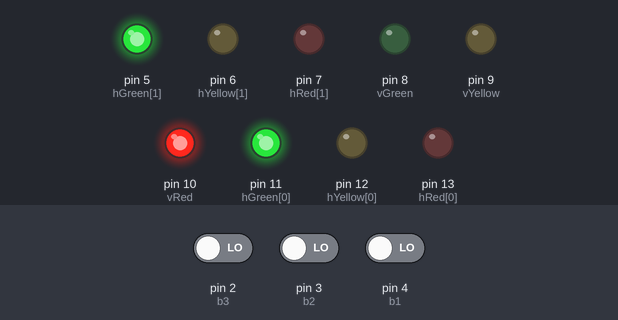
Bench run of a sketch on a simulated Arduino Uno, built with avr-gcc and run on an emulated ATmega328P. On the bench: output pins drawn as LEDs (lit = HIGH). The inputs (shaded band) are chosen by the test bench; at power-on: pin 2 (b3) LOW, pin 3 (b2) LOW, pin 4 (b1) LOW. What the sketch prints to the serial monitor is not drawn.

Above: at 10.8 s.
10.9 s: pin 2 (b3) driven HIGH
At 16.9 s:
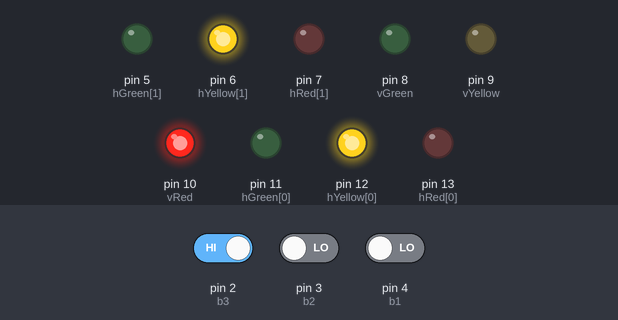
At 20.5 s:
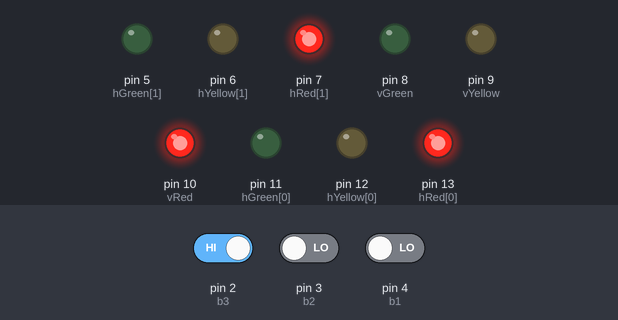
Timing chart, 0 to 22.0 s (numbered marks = the images above; inputs shaded):
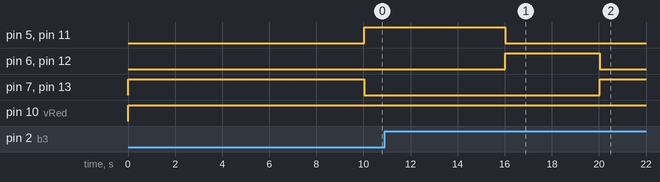

The sketch:

Semaforo.ino
```cpp
const int hRed[] = { 13, 7 };
const int hYellow[] = { 12, 6 };
const int hGreen[] = { 11, 5 };

const int vRed = 10;
const int vYellow = 9;
const int vGreen = 8;

int hRedState = LOW;
int hGreenState;
int vRedState;
int vGreenState;

const int b1 = 4;
const int b2 = 3;
const int b3 = 2;

int valB1, valB2, valB3;

unsigned long previousHominho = 0;
int intervalHominho = 10000;

bool hominho = false;
bool stopAll = false;

int yellowState = LOW;

bool horizontal = false;

unsigned long previous = 0;

const long interval = 4000;
const long intervalYellow = 6000;
int i;

void setup() {
  Serial.begin(9600);
  for(i = 5; i <= 13; i++) {
    pinMode(i, OUTPUT);
  }

  for(i = 2; i <= 4; i++) {
    pinMode(i, INPUT);
  }
}

void loop() {
  unsigned long currentMillis = millis();

  Serial.println("Lendo");
  if (currentMillis - previousHominho <= intervalHominho) {
    digitalWrite(hRed[0], HIGH);
    digitalWrite(hRed[1], HIGH);
    digitalWrite(vRed, HIGH);
    digitalWrite(hGreen[0], LOW);
    digitalWrite(hGreen[1], LOW);
    digitalWrite(vGreen, LOW);
    digitalWrite(vGreen, LOW);
    digitalWrite(hYellow[0], LOW);
    digitalWrite(hYellow[1], LOW);
    digitalWrite(vYellow, LOW);

    return;
  }

  valB1 = digitalRead(b1);
  valB2 = digitalRead(b2);
  valB3 = digitalRead(b3);

  hominho = (hominho || valB1 == HIGH || valB2 == HIGH || valB3 == HIGH);
  Serial.println((hominho) ? "Ligado" : "Desligado");

  if (currentMillis - previous >= intervalYellow) {
    if(currentMillis - previous >= interval + intervalYellow) {
      if(horizontal && hominho) {
        previousHominho = millis();
        hominho = false;
        return;
      }

      horizontal = !horizontal;
      yellowState = LOW;
      previous = currentMillis;
    } else {
      yellowState = HIGH;
    }
  }

  if(horizontal) {
    hRedState = LOW;
    hGreenState = (yellowState == HIGH) ? LOW : HIGH;
    vRedState = HIGH;
    vGreenState = LOW;

    digitalWrite(hYellow[0], yellowState);
    digitalWrite(hYellow[1], yellowState);
    digitalWrite(vYellow, LOW);
  } else {
    vRedState = LOW;
    vGreenState = (yellowState == HIGH) ? LOW : HIGH;
    hRedState = HIGH;
    hGreenState = LOW;

    digitalWrite(vYellow, yellowState);
    digitalWrite(hYellow[0], LOW);
    digitalWrite(hYellow[1], LOW);
  }

  digitalWrite(hRed[0], hRedState);
  digitalWrite(hRed[1], hRedState);

  digitalWrite(hGreen[0], hGreenState);
  digitalWrite(hGreen[1], hGreenState);

  digitalWrite(vRed, vRedState);

  digitalWrite(vGreen, vGreenState);
}
```

Measured:
- after the input at 10.9 s, pin 8 (vGreen): stays LOW (without the input it goes to HIGH after 9.1 s); pin 10 (vRed): stays HIGH (without the input it goes to LOW after 9.1 s)
